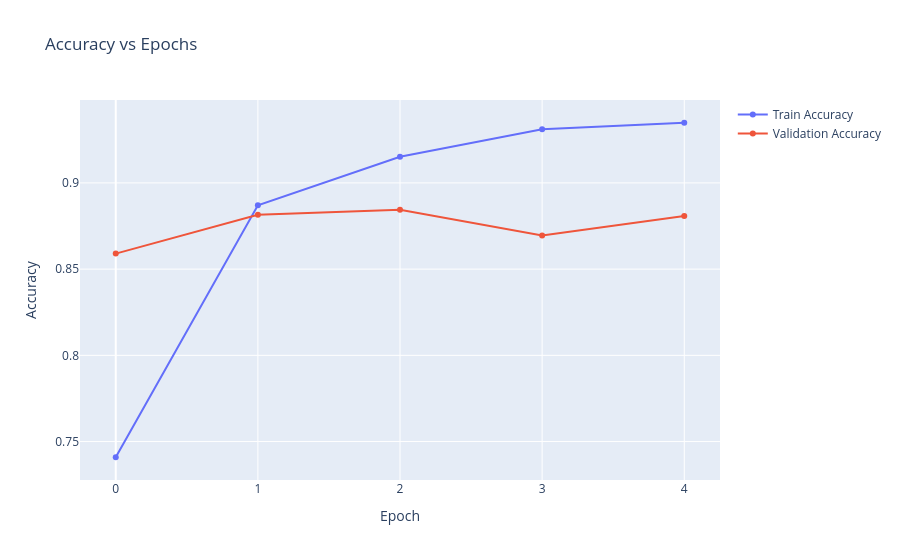

The cell this chart's notebook holds for it:
### Code cell
# This cell visualizes accuracy over epochs

fig = go.Figure()
fig.add_trace(go.Scatter(y=history.history['accuracy'], name='Train Accuracy'))
fig.add_trace(go.Scatter(y=history.history['val_accuracy'], name='Validation Accuracy'))

fig.update_layout(title="Accuracy vs Epochs", xaxis_title="Epoch", yaxis_title="Accuracy")
fig.show()

### Figure 1 — Plotly figure (JSON) as saved in the notebook; plotly's stock layout.template omitted (floating-point values rounded to 4 significant figures)
{"data": [{"name": "Train Accuracy", "type": "scatter", "y": [0.7409, 0.8871, 0.9152, 0.9311, 0.9349]}, {"name": "Validation Accuracy", "type": "scatter", "y": [0.859, 0.8815, 0.8845, 0.8695, 0.8808]}], "layout": {"title": {"text": "Accuracy vs Epochs"}, "xaxis": {"title": {"text": "Epoch"}}, "yaxis": {"title": {"text": "Accuracy"}}}}
